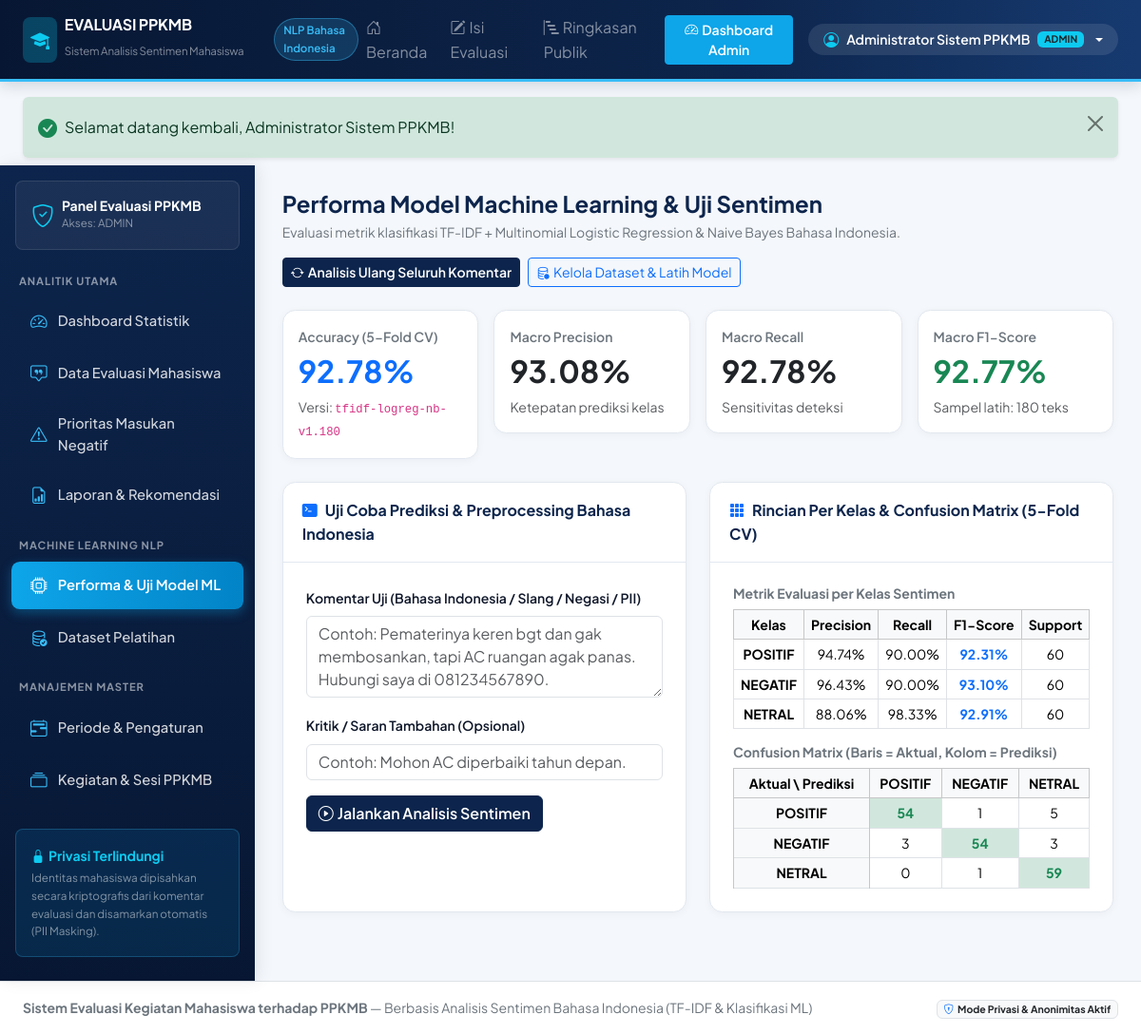
Screenshot of /admin/sentiment.php (signed in) with the database file from the repository.
### tables this page shows
CREATE TABLE `model_metrics` (
  `id` INT UNSIGNED NOT NULL AUTO_INCREMENT,
  `model_version` VARCHAR(60) NOT NULL,
  `evaluation_method` VARCHAR(120) NOT NULL,
  `dataset_size` INT UNSIGNED NOT NULL,
  `vocabulary_size` INT UNSIGNED NOT NULL DEFAULT 0,
  `accuracy` DECIMAL(6,4) NOT NULL,
  `precision_score` DECIMAL(6,4) NOT NULL,
  `recall_score` DECIMAL(6,4) NOT NULL,
  `f1_score` DECIMAL(6,4) NOT NULL,
  `metrics_detail_json` LONGTEXT DEFAULT NULL COMMENT 'Detail per-class & confusion matrix dalam JSON',
  `trained_by` INT UNSIGNED DEFAULT NULL,
  `evaluated_at` DATETIME NOT NULL DEFAULT CURRENT_TIMESTAMP,
  PRIMARY KEY (`id`),
  KEY `idx_metrics_version` (`model_version`),
  KEY `idx_metrics_evaluated_at` (`evaluated_at`),
  CONSTRAINT `fk_metrics_user` FOREIGN KEY (`trained_by`)
    REFERENCES `users` (`id`) ON DELETE SET NULL ON UPDATE CASCADE
);

### config/database.php (called while the page is built, shortened)
<?php
function base_url(string $path = ''): string {
    $scriptName = str_replace('\\', '/', $_SERVER['SCRIPT_NAME'] ?? '');
    $basePath = '';
    if (preg_match('#^(.*?/ppkmb-evaluation)(?:/|$)#i', $scriptName, $m)) {
        $basePath = $m[1];
    }
    $cleanPath = ltrim($path, '/');
    return ($basePath === '' ? '' : $basePath) . ($cleanPath !== '' ? '/' . $cleanPath : '/');
}
function e(mixed $value): string {
    return htmlspecialchars((string)($value ?? ''), ENT_QUOTES | ENT_SUBSTITUTE, 'UTF-8');
}
    ?>

### admin/sentiment.php (the view, shortened to what this page needs)
<?php
require_once __DIR__ . '/../includes/auth.php';
$testInputText = '';
$testInputCrit = '';
$latestMetric = $pdo->query("SELECT * FROM model_metrics ORDER BY evaluated_at DESC, id DESC LIMIT 1")->fetch();
$metricDetails = [];
if ($latestMetric && !empty($latestMetric['metrics_detail_json'])) {
    $metricDetails = json_decode((string)$latestMetric['metrics_detail_json'], true) ?: [];
} elseif (is_file($APP_ROOT . '/python/models/metrics.json')) {
    $metricDetails = json_decode((string)file_get_contents($APP_ROOT . '/python/models/metrics.json'), true) ?: [];
}
$metricsHistory = $pdo->query("SELECT * FROM model_metrics ORDER BY evaluated_at DESC, id DESC LIMIT 10")->fetchAll();
require_once __DIR__ . '/../includes/header.php';
?>
<div class="app-wrapper">
    <?php require_once __DIR__ . '/../includes/sidebar.php'; ?>
    <main class="main-content">
        <div class="d-flex flex-wrap align-items-center justify-content-between gap-3 mb-4">
            <div>
                <h4 class="fw-bold mb-1" style="color: #0d254c;">Performa Model Machine Learning &amp; Uji Sentimen</h4>
                <p class="text-secondary small mb-0">
                    Evaluasi metrik klasifikasi TF-IDF + Multinomial Logistic Regression &amp; Naive Bayes Bahasa Indonesia.
                </p>
            </div>
            <div class="d-flex gap-2">
                <form method="post" data-loading="Menganalisis ulang seluruh komentar evaluasi di database...">
                    <button type="submit" class="btn btn-sm btn-navy">
                        <i class="bi bi-arrow-repeat me-1"></i>Analisis Ulang Seluruh Komentar
                    </button>
                </form>
                <a href="<?= e(base_url('admin/datasets.php')) ?>" class="btn btn-sm btn-outline-primary">
                    <i class="bi bi-database-gear me-1"></i>Kelola Dataset &amp; Latih Model
                </a>
            </div>
        </div>
        <?php if ($latestMetric): ?>
            <div class="row g-3 mb-4">
                <div class="col-sm-6 col-lg-3">
                    <div class="stat-card p-3">
                        <div class="small text-secondary fw-semibold">Accuracy (5-Fold CV)</div>
                        <div class="fs-2 fw-bold text-primary"><?= number_format((float)$latestMetric['accuracy'] * 100, 2) ?>%</div>
                        <div class="small text-muted">Versi: <code><?= e($latestMetric['model_version']) ?></code></div>
                    </div>
                </div>
                <div class="col-sm-6 col-lg-3">
                    <div class="stat-card p-3">
                        <div class="small text-secondary fw-semibold">Macro Precision</div>
                        <div class="fs-2 fw-bold text-dark"><?= number_format((float)$latestMetric['precision_score'] * 100, 2) ?>%</div>
                        <div class="small text-muted">Ketepatan prediksi kelas</div>
                    </div>
                </div>
                <div class="col-sm-6 col-lg-3">
                    <div class="stat-card p-3">
                        <div class="small text-secondary fw-semibold">Macro Recall</div>
                        <div class="fs-2 fw-bold text-dark"><?= number_format((float)$latestMetric['recall_score'] * 100, 2) ?>%</div>
                        <div class="small text-muted">Sensitivitas deteksi</div>
                    </div>
                </div>
                <div class="col-sm-6 col-lg-3">
                    <div class="stat-card p-3">
                        <div class="small text-secondary fw-semibold">Macro F1-Score</div>
                        <div class="fs-2 fw-bold text-success"><?= number_format((float)$latestMetric['f1_score'] * 100, 2) ?>%</div>
                        <div class="small text-muted">Sampel latih: <?= (int)$latestMetric['dataset_size'] ?> teks</div>
                    </div>
                </div>
            </div>
        <?php endif; ?>
        <div class="row g-4 mb-4">
            <div class="col-lg-6">
                <div class="card-modern h-100">
                    <div class="card-header">
                        <i class="bi bi-terminal-fill me-2 text-primary"></i>Uji Coba Prediksi &amp; Preprocessing Bahasa Indonesia
                    </div>
                    <div class="card-body p-4">
                        <form method="post" data-loading="Menjalankan preprocessing &amp; inferensi model ML...">
                            <div class="mb-3">
                                <label class="form-label small fw-semibold">Komentar Uji (Bahasa Indonesia / Slang / Negasi / PII)</label>
                                <textarea name="test_text" class="form-control" rows="3" required
                                          placeholder="Contoh: Pematerinya keren bgt dan gak membosankan, tapi AC ruangan agak panas. Hubungi saya di 081234567890."><?= e($testInputText) ?></textarea>
                            </div>
                            <div class="mb-3">
                                <label class="form-label small fw-semibold">Kritik / Saran Tambahan (Opsional)</label>
                                <input type="text" name="test_critique" class="form-control"
                                       value="<?= e($testInputCrit) ?>" placeholder="Contoh: Mohon AC diperbaiki tahun depan.">
                            </div>
                            <button type="submit" class="btn btn-navy">
                                <i class="bi bi-play-circle me-1"></i>Jalankan Analisis Sentimen
                            </button>
                        </form>
                    </div>
                </div>
            </div>
            <div class="col-lg-6">
                <div class="card-modern h-100">
                    <div class="card-header">
                        <i class="bi bi-grid-3x3-gap-fill me-2 text-primary"></i>Rincian Per Kelas &amp; Confusion Matrix (5-Fold CV)
                    </div>
                    <div class="card-body p-4">
                        <?php if (!empty($metricDetails['per_class'])): ?>
                            <h6 class="small fw-bold text-secondary mb-2">Metrik Evaluasi per Kelas Sentimen</h6>
                            <div class="table-responsive mb-3">
                                <table class="table table-sm table-bordered text-center small mb-0">
                                    <thead class="table-light">
                                        <tr>
                                            <th>Kelas</th>
                                            <th>Precision</th>
                                            <th>Recall</th>
                                            <th>F1-Score</th>
                                            <th>Support</th>
                                        </tr>
                                    </thead>
                                    <tbody>
                                        <?php foreach ($metricDetails['per_class'] as $cName => $cVal): ?>
                                            <tr>
                                                <td class="fw-bold text-uppercase"><?= e($cName) ?></td>
                                                <td><?= number_format((float)$cVal['precision'] * 100, 2) ?>%</td>
                                                <td><?= number_format((float)$cVal['recall'] * 100, 2) ?>%</td>
                                                <td class="fw-bold text-primary"><?= number_format((float)$cVal['f1_score'] * 100, 2) ?>%</td>
                                                <td><?= (int)$cVal['support'] ?></td>
                                            </tr>
                                        <?php endforeach; ?>
                                    </tbody>
                                </table>
                            </div>
                        <?php endif; ?>
                        <?php if (!empty($metricDetails['confusion_matrix']['matrix'])): ?>
                            <?php
                            $cmLabels = $metricDetails['confusion_matrix']['labels'];
                            $cmMatrix = $metricDetails['confusion_matrix']['matrix'];
                            ?>
                            <h6 class="small fw-bold text-secondary mb-2">Confusion Matrix (Baris = Aktual, Kolom = Prediksi)</h6>
                            <div class="table-responsive">
                                <table class="table table-sm table-bordered text-center small mb-0">
                                    <thead class="table-light">
                                        <tr>
                                            <th>Aktual \ Prediksi</th>
                                            <?php foreach ($cmLabels as $cl): ?>
                                                <th class="text-uppercase"><?= e($cl) ?></th>
                                            <?php endforeach; ?>
                                        </tr>
                                    </thead>
                                    <tbody>
                                        <?php foreach ($cmMatrix as $rIdx => $rowVals): ?>
                                            <tr>
                                                <th class="table-light text-uppercase"><?= e($cmLabels[$rIdx]) ?></th>
                                                <?php foreach ($rowVals as $cIdx => $val): ?>
                                                    <td class="<?= $rIdx === $cIdx ? 'bg-success-subtle fw-bold text-success' : '' ?>">
                                                        <?= (int)$val ?>
                                                    </td>
                                                <?php endforeach; ?>
                                            </tr>
                                        <?php endforeach; ?>
                                    </tbody>
                                </table>
                            </div>
                        <?php endif; ?>
                    </div>
                </div>
            </div>
        </div>
    </main>
</div>
<?php require_once __DIR__ . '/../includes/footer.php'; ?>

### assets/css/style.css (style rules this page uses)
:root { --navy-900: #071733; --navy-800: #0d254c; --navy-700: #163a70; --sky-500: #0ea5e9; --sky-400: #38bdf8; --sky-100: #e0f2fe; --sky-50: #f0f9ff; --surface-bg: #f4f7fb; --card-bg: #ffffff; --text-main: #0f172a; --text-muted: #475569; --border-soft: #e2e8f0; }
body { font-family: 'Plus Jakarta Sans', 'Inter', -apple-system, BlinkMacSystemFont, "Segoe UI", Roboto, sans-serif; background-color: var(--surface-bg); color: var(--text-main); line-height: 1.6; overflow-x: hidden; }
.app-wrapper { display: flex; min-height: calc(100vh - 64px); }
.main-content { flex-grow: 1; min-width: 0; padding: 1.6rem 1.8rem 3rem; }
.stat-card { background: var(--card-bg); border: 1px solid var(--border-soft); border-radius: 0.85rem; box-shadow: 0 2px 8px rgba(15, 23, 42, 0.04); transition: transform 0.2s ease, box-shadow 0.2s ease; position: relative; overflow: hidden; }
.card-modern { background: var(--card-bg); border: 1px solid var(--border-soft); border-radius: 0.85rem; box-shadow: 0 2px 8px rgba(15, 23, 42, 0.04); }
.card-modern .card-header { background: transparent; border-bottom: 1px solid var(--border-soft); padding: 1rem 1.25rem; font-weight: 700; color: var(--navy-800); }
.btn-navy { background-color: var(--navy-800); border-color: var(--navy-800); color: #ffffff; font-weight: 600; }

### rows the page displays
model_metrics: (float)$latestMetric['accuracy']*100 "92.78", model_version "tfidf-logreg-nb-v1.180", (float)$latestMetric['precision_score']*100 "93.08", (float)$latestMetric['recall_score']*100 "92.78", (float)$latestMetric['f1_score']*100 "92.77", dataset_size "180", metrics_detail_json "POSITIF", metrics_detail_json "NEGATIF", metrics_detail_json "NETRAL"

### other values shown
$currUser['full_name'] "Administrator Sistem PPKMB"
$currUser['role'] "ADMIN"
$f['message'] "Selamat datang kembali, Administrator Sistem PPKMB!"
$currRole "ADMIN"
$cName "POSITIF"
$cVal['support'] "60"
$cName "NEGATIF"
$cName "NETRAL"
$val "54"
$val "1"
$val "5"
$val "3"
$val "0"
$val "59"
